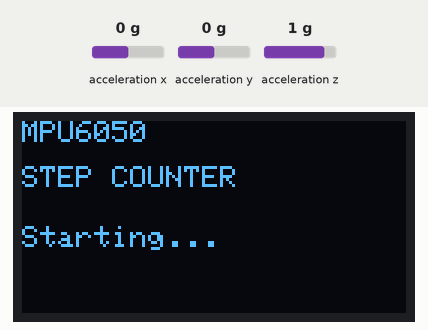
A sketch run on a simulated ESP32. Shown: 128×64 one-colour display. Wiring (inferred from the names in the program): MPU-6050 motion sensor at I2C address 0x68. Inputs (shaded band) come from the test bench; at power-on: acceleration x 0 g, acceleration y 0 g, acceleration z 1 g. What the sketch prints to the serial monitor is not drawn.

Above: at 0.1 s.
At 2.7 s:
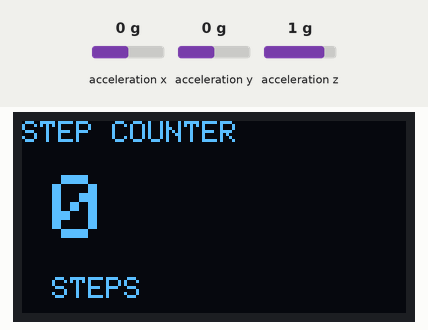
2.8 s: acceleration x set to -1.4 g
At 3.7 s:
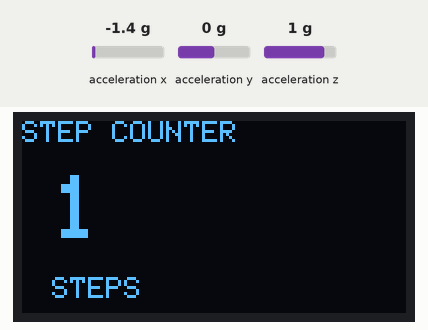
Timing chart, 0 to 5.8 s (numbered marks = the images above; inputs shaded):
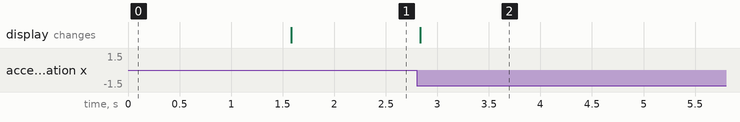

The sketch:

max30102_walking_code.ino
```cpp
#include <Wire.h>
#include <Adafruit_GFX.h>
#include <Adafruit_SSD1306.h>
#include <math.h>

// ================= OLED =================
#define SCREEN_WIDTH 128
#define SCREEN_HEIGHT 64

#define OLED_SDA 21
#define OLED_SCL 20

Adafruit_SSD1306 display(SCREEN_WIDTH, SCREEN_HEIGHT, &Wire, -1);


// ================= MPU6050 =================
#define MPU_SDA 2
#define MPU_SCL 1

#define MPU6050_ADDR 0x68

TwoWire MPUWire = TwoWire(1);


// ================= MPU6050 REGISTERS =================
#define PWR_MGMT_1   0x6B
#define ACCEL_XOUT_H 0x3B


// ================= STEP COUNTER SETTINGS =================

// Acceleration threshold for detecting a step
float STEP_THRESHOLD = 1.20;

// Minimum time between two steps
unsigned long STEP_DELAY = 300;


// ================= VARIABLES =================

int stepCount = 0;

float previousAcceleration = 1.0;

unsigned long lastStepTime = 0;


// =================================================
// READ MPU6050 ACCELERATION
// =================================================

void readAcceleration(float &ax, float &ay, float &az) {

  MPUWire.beginTransmission(MPU6050_ADDR);
  MPUWire.write(ACCEL_XOUT_H);
  MPUWire.endTransmission(false);

  MPUWire.requestFrom(MPU6050_ADDR, 6, true);

  int16_t rawX = (MPUWire.read() << 8) | MPUWire.read();
  int16_t rawY = (MPUWire.read() << 8) | MPUWire.read();
  int16_t rawZ = (MPUWire.read() << 8) | MPUWire.read();

  // MPU6050 default ±2g range
  ax = rawX / 16384.0;
  ay = rawY / 16384.0;
  az = rawZ / 16384.0;
}


// =================================================
// DISPLAY STEP COUNT
// =================================================

void displaySteps() {

  display.clearDisplay();

  display.setTextColor(SSD1306_WHITE);

  // Title
  display.setTextSize(1);
  display.setCursor(0, 0);
  display.println("STEP COUNTER");

  // Step count
  display.setTextSize(3);
  display.setCursor(10, 18);
  display.print(stepCount);

  display.setTextSize(1);
  display.setCursor(10, 52);
  display.println("STEPS");

  display.display();
}


// =================================================
// SETUP
// =================================================

void setup() {

  Serial.begin(115200);


  // ================= OLED =================

  Wire.begin(OLED_SDA, OLED_SCL);

  if (!display.begin(SSD1306_SWITCHCAPVCC, 0x3C)) {

    Serial.println("OLED not found!");

    while (1);
  }


  // ================= MPU6050 =================

  MPUWire.begin(MPU_SDA, MPU_SCL);

  MPUWire.beginTransmission(MPU6050_ADDR);

  byte error = MPUWire.endTransmission();


  if (error == 0) {

    Serial.println("MPU6050 found!");

  } else {

    Serial.println("MPU6050 not found!");

    while (1);
  }


  // ================= WAKE MPU6050 =================

  MPUWire.beginTransmission(MPU6050_ADDR);

  MPUWire.write(PWR_MGMT_1);
  MPUWire.write(0x00);

  MPUWire.endTransmission();


  // ================= START DISPLAY =================

  display.clearDisplay();

  display.setTextColor(SSD1306_WHITE);

  display.setTextSize(1);

  display.setCursor(0, 0);
  display.println("MPU6050");

  display.setCursor(0, 15);
  display.println("STEP COUNTER");

  display.setCursor(0, 35);
  display.println("Starting...");

  display.display();

  delay(1500);

  displaySteps();
}


// =================================================
// LOOP
// =================================================

void loop() {

  float ax;
  float ay;
  float az;


  // Read acceleration
  readAcceleration(ax, ay, az);


  // Calculate total acceleration
  float totalAcceleration = sqrt(
    ax * ax +
    ay * ay +
    az * az
  );


  // =================================================
  // STEP DETECTION
  // =================================================

  unsigned long currentTime = millis();


  // Detect acceleration peak
  if (
    totalAcceleration > STEP_THRESHOLD &&
    previousAcceleration <= STEP_THRESHOLD &&
    currentTime - lastStepTime > STEP_DELAY
  ) {

    stepCount++;

    lastStepTime = currentTime;

    Serial.print("Step detected!  Steps = ");
    Serial.println(stepCount);

    displaySteps();
  }


  previousAcceleration = totalAcceleration;


  // =================================================
  // DEBUG
  // =================================================

  Serial.print("Acceleration: ");
  Serial.println(totalAcceleration);


  delay(50);
}
```

Measured:
- after the input at 2.8 s, the display: changes at once (image 2)
